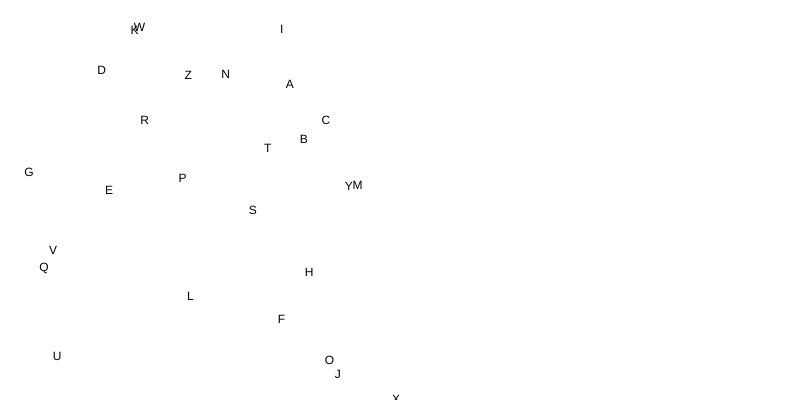
Frame 1 (no input)
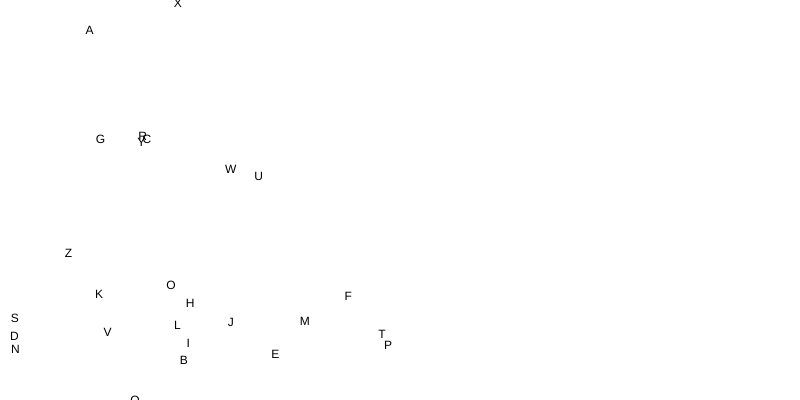
Frame 60 (no input)
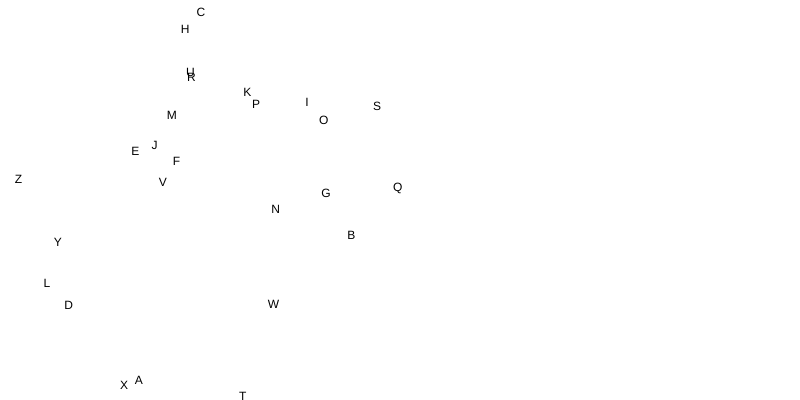
Frame 120 (the mouse pressed at the canvas centre since frame 60)

The p5.js sketch that drew these frames (run headless with seeded random() and noise() and a simulated clock; from frame 60 on, the mouse is pressed at the canvas centre):

// p5.js sketch
// ── sketch.js

function setup() {
  createCanvas(800,400);
}

function draw() {
  background(255,255,255);  
  for(var i=65;i<91;i++) 
{ 
  var object= String.fromCharCode(i); 
  rain1= new Rain(object); 
  rain1.display(); 
}
}
// ── rain.js
class Rain
{
    constructor(a)
    {
        this.x=random(0,400);
        this.y=random(0,400);
        this.a=a;
    }

    display()
    {
        this.y=this.y+5;
        text(this.a,this.x,this.y)
    }
}
